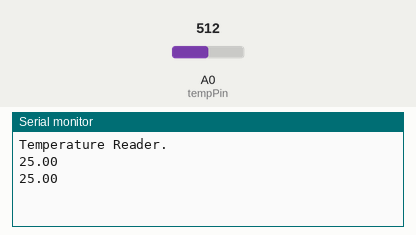
A sketch run on a simulated Arduino Uno, built with avr-gcc and run on an emulated ATmega328P. On the bench: the last lines printed to the serial monitor. The inputs (shaded band) are chosen by the test bench; at power-on: A0 (tempPin) = 512.

Above: at 5.8 s.
5.9 s: A0 (tempPin) set to 716
At 11.2 s:
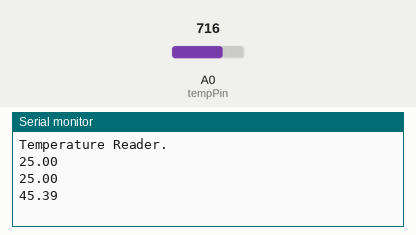
11.9 s: A0 (tempPin) set to 900
At 16.2 s:
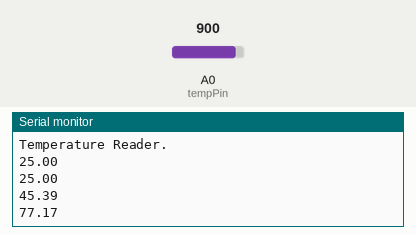
Timing chart, 0 to 17.7 s (numbered marks = the images above; inputs shaded):
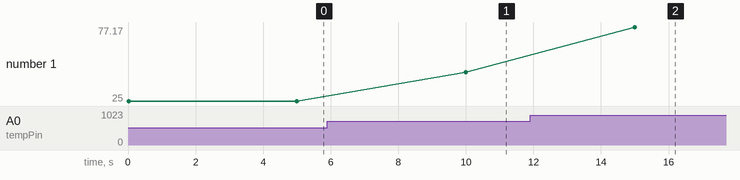

The sketch:

Thermometer.ino
```cpp
//www.elegoo.com
//2016.12.9

int tempPin = 0;
void setup()
{
  Serial.begin(9600);
  while (!Serial);
  Serial.println("Temperature Reader.");
}
void loop()
{
  int tempReading = analogRead(tempPin);
  // This is OK
  double tempK = log(10000.0 * ((1024.0 / tempReading - 1)));
  tempK = 1 / (0.001129148 + (0.000234125 + (0.0000000876741 * tempK * tempK )) * tempK );       //  Temp Kelvin
  float tempC = tempK - 273.15;            // Convert Kelvin to Celcius
  float tempF = (tempC * 9.0)/ 5.0 + 32.0; // Convert Celcius to Fahrenheit
  Serial.println(tempC);
  delay(5000);
}
```

Measured:
- after the input at 5.9 s, the serial monitor: prints a new line after 4.1 s (image 1)
- after the input at 11.9 s, the serial monitor: prints a new line after 3.1 s (image 2)
- plotted number 1: 25 → 45.39 after the input at 5.9 s, 45.39 → 77.17 after the input at 11.9 s
